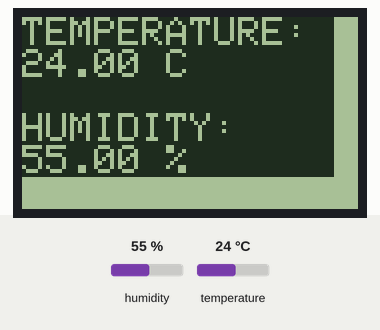
Recording of a sketch running on a simulated ESP8266 (NodeMCU). On the bench: 84×48 one-colour display. Inputs (shaded band) come from the test bench; at power-on: humidity 55 %, temperature 24 °C. WiFi joins after 1.5 s; servers stay silent unless stated; uploads are accepted with an empty reply; names the files do not define were given values by the test bench: YOUR_SMTP_PORT = 80; what the sketch prints to the serial monitor is not drawn.

Above: at 10.6 s.
10.7 s: humidity set to 22 %
At 20.9 s:
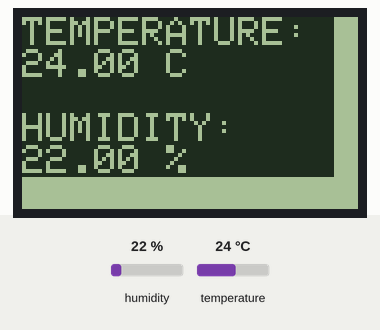
21.5 s: temperature set to 12 °C
At 31.0 s:
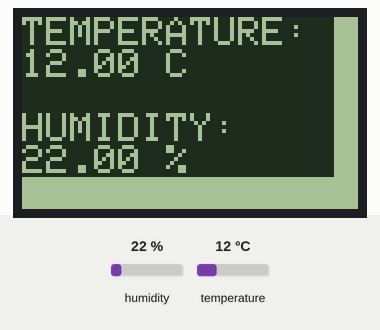
31.5 s: humidity set to 40 %
At 41.0 s:
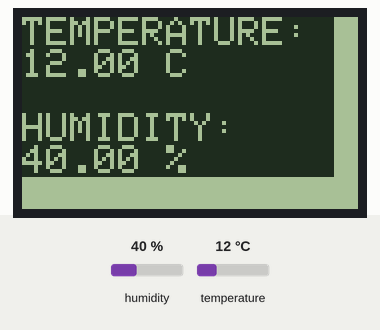
41.5 s: temperature set to 19 °C
At 51.0 s:
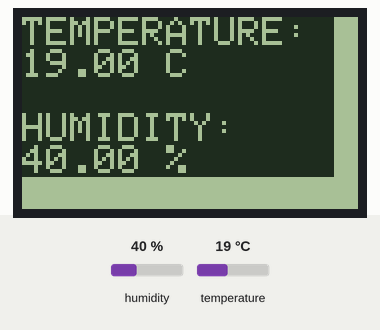
Timing chart, 0 to 52.5 s (numbered marks = the images above; inputs shaded):
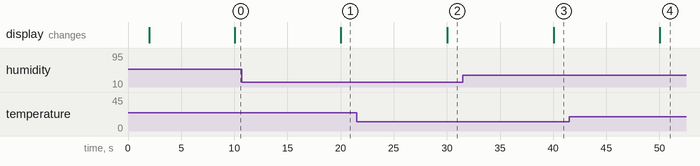

Measured:
- after the input at 10.7 s, the display: changes after 9.3 s (image 1)
- after the input at 21.5 s, the display: changes after 8.5 s (image 2)
- after the input at 31.5 s, the display: changes after 8.5 s (image 3)
- after the input at 41.5 s, the display: changes after 8.5 s (image 4)

The sketch:

arduino.ino
```cpp
#include <Arduino.h>
#include <Adafruit_Sensor.h>
#include <SPI.h>
#include <Adafruit_GFX.h>
#include <Adafruit_PCD8544.h>
#include <DHT.h>
#include <ESP8266WiFi.h>
#include <Hash.h>
#include <ESPAsyncTCP.h>
#include <ESPAsyncWebServer.h>
#include <ESP_Mail_Client.h>
#include <ESP8266HTTPClient.h>

#define DHTPIN  4
#define DHTTYPE DHT11
#define SMTP_server "YOUR_SMTP_SERVER"
#define SMTP_Port YOUR_SMTP_PORT
#define AUTHOR_EMAIL "YOUR_EMAIL@example.com"
#define AUTHOR_PASSWORD "YOUR_EMAIL_PASSWORD"
#define RECIPIENT_EMAIL "RECIPIENT_EMAIL@example.com"

DHT dht(DHTPIN, DHTTYPE);
SMTPSession smtp;

// WiFi bilgileri
const char* ssid = "YOUR_WIFI_SSID";
const char* password = "YOUR_WIFI_PASSWORD";
const char* serverName = "http://192.168.86.216/display.php";  // Ubuntu üzerindeki PHP betiğinin URL'si

// Adafruit_PCD8544(CLK,DIN,D/C,CE,RST)
Adafruit_PCD8544 display = Adafruit_PCD8544(12, 13, 14, 15, 2);
int contrastValue = 60;

// temperature and humidity değişken tanımlama
float t = 0.0;
float h = 0.0;

// dht'den son gelen verinin zamanını tutar
unsigned long previousDHTMillis = 0;
const long dhtInterval = 10000;  // her 10 saniyede dht'den veri alacak

// e-posta gönderim zamanını tutar
unsigned long previousEmailMillis = 0;
const long emailInterval = 300000;  // 5 dakika = 300.000 ms

// web sunucusu oluşturuldu ve port 80'de çalışacak
AsyncWebServer server(80);

// html içeriği
const char index_html[] PROGMEM = R"rawliteral(
<!DOCTYPE HTML><html>
<head>
  <meta charset="UTF-8">
  <meta name="viewport" content="width=device-width, initial-scale=1">
  <link rel="stylesheet" href="https://cdnjs.cloudflare.com/ajax/libs/font-awesome/6.0.0-beta3/css/all.min.css">
  <style>
    html {
     font-family: Arial;
     display: inline-block;
     margin: 0px auto;
     text-align: center;
    }
    h2 { font-size: 3rem; }
    p { font-size: 2rem; }
    .units { font-size: 2rem; }
    .dht-labels{
      font-size: 2rem;
      vertical-align:10px;
      padding-bottom: 15px;
    }
  </style>
</head>
<body>
  <h2>ESP8226 DHT 11 SERVER</h2>
  <p>
    <i class="fas fa-sun" style="color:#db3716;font-size: 3.5rem;"></i>
    <span class="dht-labels">Temperature</span> <br> <br>
    <span id="temperature"> <mark> %TEMPERATURE% </mark> </span>
    <span class="units">°C</span>
  </p> <br><br><br>
  <p>
    <i class="fas fa-cloud" style="color:#4dc0db;font-size: 3.5rem;"></i>
    <span class="dht-labels">Humidity</span> <br><br>
    <span id="humidity"> <mark> %HUMIDITY% </mark> </span>
    <span class="units">%</span>
  </p>

</body>
<script>
setInterval(function ( ) {
  var xhttp = new XMLHttpRequest();
  xhttp.onreadystatechange = function() {
    if (this.readyState == 4 && this.status == 200) {
      document.getElementById("temperature").innerHTML = this.responseText;
    }
  };
  xhttp.open("GET", "/temperature", true);
  xhttp.send();
}, 10000 ) ;

setInterval(function ( ) {
  var xhttp = new XMLHttpRequest();
  xhttp.onreadystatechange = function() {
    if (this.readyState == 4 && this.status == 200) {
      document.getElementById("humidity").innerHTML = this.responseText;
    }
  };
  xhttp.open("GET", "/humidity", true);
  xhttp.send();
}, 10000 ) ;
</script>
</html>)rawliteral";

// HTML içeriğindeki T ve H verilerini güncelle
String processor(const String& var){
  if(var == "TEMPERATURE"){
    return String(t);
  }
  else if(var == "HUMIDITY"){
    return String(h);
  }
  return String();
}

// SMTP bilgileri
ESP_Mail_Session session;
SMTP_Message message;

void setup(){
  Serial.begin(115200);
  dht.begin();

  WiFi.begin(ssid, password);
  while (WiFi.status() != WL_CONNECTED) {
    delay(1000);
    Serial.println("Wi-Fi'ye bağlanılıyor...");
  }
  Serial.println("IP address: ");
  Serial.println(WiFi.localIP());

  // web sunucusu yönetim
  server.on("/", HTTP_GET, [](AsyncWebServerRequest *request){
    request->send_P(200, "text/html", index_html, processor);
  });
  server.on("/temperature", HTTP_GET, [](AsyncWebServerRequest *request){
    request->send_P(200, "text/plain", String(t).c_str());
  });
  server.on("/humidity", HTTP_GET, [](AsyncWebServerRequest *request){
    request->send_P(200, "text/plain", String(h).c_str());
  });

  server.begin();

  // LCD ekranı başlat ve ayarla
  display.begin();
  display.setContrast(contrastValue);
  display.clearDisplay();
  display.display();
  delay(100);

  smtp.debug(1);

  // SMTP ayarları
  session.server.host_name = SMTP_server;
  session.server.port = SMTP_Port;
  session.login.email = AUTHOR_EMAIL;
  session.login.password = AUTHOR_PASSWORD;
  session.login.user_domain = "";

  // Mail başlıkları
  message.sender.name = "ESP8266";
  message.sender.email = AUTHOR_EMAIL;
  message.subject = "ESP8266 Sıcaklık ve Nem Güncellemesi";
  message.addRecipient("Feyza", RECIPIENT_EMAIL);
}

// Mail gönderme fonksiyonu
void sendMail() {
  if (!smtp.connect(&session)) {
    Serial.println("SMTP sunucusuna bağlanılamadı: " + smtp.errorReason());
    return;
  }

  // Mail içeriği
  String htmlMsg = "<div style=\"color:#000000;\"><h1>Merhaba!</h1>";
  htmlMsg += "<p>Sıcaklık: " + String(t) + " &deg;C</p>";
  htmlMsg += "<p>Nem: " + String(h) + " %</p></div>";
  message.html.content = htmlMsg.c_str();
  message.html.charSet = "us-ascii";
  message.html.transfer_encoding = Content_Transfer_Encoding::enc_7bit;

  if (!MailClient.sendMail(&smtp, &message)) {
    Serial.println("E-posta gönderme hatası: " + smtp.errorReason());
  } else {
    Serial.println("E-posta başarıyla gönderildi");
  }
}

// Verileri PHP betiğine gönderme fonksiyonu
void sendDataToServer() {
  WiFiClient client; // WiFiClient nesnesini oluşturun
  HTTPClient http;

  String serverName = "http://192.168.86.216//display_data.php";

  http.begin(client, serverName);  // Yeni API kullanımı

  http.addHeader("Content-Type", "application/x-www-form-urlencoded");

  String httpRequestData = "temperature=" + String(t) + "&humidity=" + String(h);
  int httpResponseCode = http.POST(httpRequestData);

  if (httpResponseCode > 0) {
    String response = http.getString();
    Serial.println("HTTP Response code: " + String(httpResponseCode));
    Serial.println("Response: " + response);
  } else {
    Serial.println("Error on sending POST: " + String(httpResponseCode));
  }

  http.end();
}


void loop(){
  unsigned long currentMillis = millis();

  // 10 saniyede bir DHT sensöründen veri okuma
  if (currentMillis - previousDHTMillis >= dhtInterval) {
    previousDHTMillis = currentMillis;

    // Sıcaklık okuma
    float newT = dht.readTemperature();
    if (!isnan(newT)) {
      t = newT;
    } else {
      Serial.println("DHT sensöründen veri okunamadı!");
    }

    // Nem okuma
    float newH = dht.readHumidity();
    if (!isnan(newH)) {
      h = newH;
    } else {
      Serial.println("DHT sensöründen veri okunamadı!");
    }

    // LCD ekranına yazdırma
    display.clearDisplay();
    display.setTextColor(WHITE, BLACK);
    display.setTextSize(1);
    display.setCursor(0, 0);
    display.println("TEMPERATURE: ");
    display.print(t);
    display.println(" C      ");
    display.println("             ");
    display.println("HUMIDITY:    ");
    display.print(h);
    display.println(" %      ");
    display.display();

    // PHP betiğine veriyi gönder
    sendDataToServer();
  }

    // Eğer sıcaklık >= 25 veya nem >= 55 ise ve 5 dakika geçtiyse e-posta gönder
    if ((t >= 25.0 || h >= 55.0) && (currentMillis - previousEmailMillis >= emailInterval)) {
      previousEmailMillis = currentMillis;
      sendMail();
}

}
```
